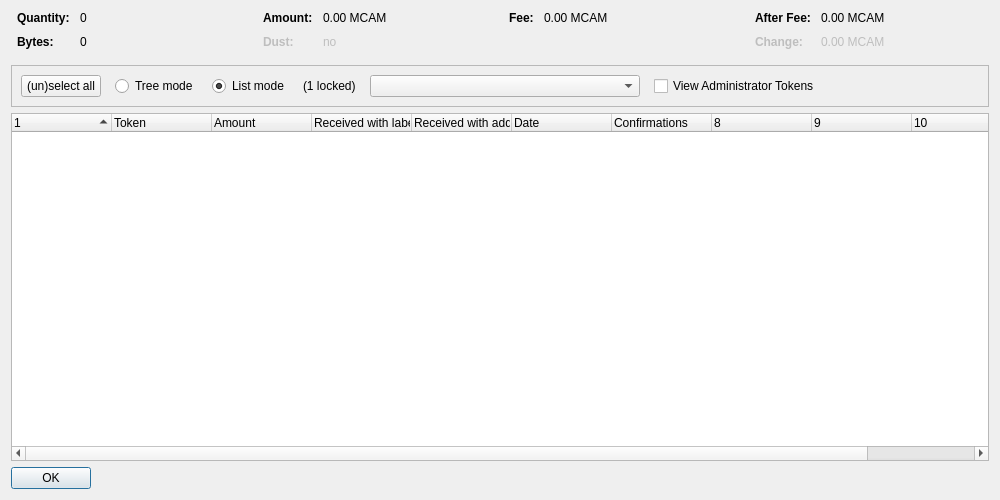
<?xml version="1.0" encoding="UTF-8"?>
<ui version="4.0">
 <class>TokenControlDialog</class>
 <widget class="QDialog" name="TokenControlDialog">
  <property name="geometry">
   <rect>
    <x>0</x>
    <y>0</y>
    <width>1000</width>
    <height>500</height>
   </rect>
  </property>
  <property name="windowTitle">
   <string>Token Selection</string>
  </property>
  <layout class="QVBoxLayout" name="verticalLayout">
   <item>
    <layout class="QHBoxLayout" name="horizontalLayoutTop" stretch="0,0,0,0">
     <property name="topMargin">
      <number>0</number>
     </property>
     <property name="bottomMargin">
      <number>10</number>
     </property>
     <item>
      <layout class="QFormLayout" name="formLayoutTokenControl1">
       <property name="horizontalSpacing">
        <number>10</number>
       </property>
       <property name="verticalSpacing">
        <number>10</number>
       </property>
       <property name="leftMargin">
        <number>6</number>
       </property>
       <property name="rightMargin">
        <number>6</number>
       </property>
       <item row="0" column="0">
        <widget class="QLabel" name="labelTokenControlQuantityText">
         <property name="font">
          <font>
           <weight>75</weight>
           <bold>true</bold>
          </font>
         </property>
         <property name="text">
          <string>Quantity:</string>
         </property>
        </widget>
       </item>
       <item row="0" column="1">
        <widget class="QLabel" name="labelTokenControlQuantity">
         <property name="cursor">
          <cursorShape>IBeamCursor</cursorShape>
         </property>
         <property name="contextMenuPolicy">
          <enum>Qt::ActionsContextMenu</enum>
         </property>
         <property name="text">
          <string notr="true">0</string>
         </property>
         <property name="textInteractionFlags">
          <set>Qt::LinksAccessibleByMouse|Qt::TextSelectableByKeyboard|Qt::TextSelectableByMouse</set>
         </property>
        </widget>
       </item>
       <item row="1" column="0">
        <widget class="QLabel" name="labelTokenControlBytesText">
         <property name="font">
          <font>
           <weight>75</weight>
           <bold>true</bold>
          </font>
         </property>
         <property name="text">
          <string>Bytes:</string>
         </property>
        </widget>
       </item>
       <item row="1" column="1">
        <widget class="QLabel" name="labelTokenControlBytes">
         <property name="cursor">
          <cursorShape>IBeamCursor</cursorShape>
         </property>
         <property name="contextMenuPolicy">
          <enum>Qt::ActionsContextMenu</enum>
         </property>
         <property name="text">
          <string notr="true">0</string>
         </property>
         <property name="textInteractionFlags">
          <set>Qt::LinksAccessibleByMouse|Qt::TextSelectableByKeyboard|Qt::TextSelectableByMouse</set>
         </property>
        </widget>
       </item>
      </layout>
     </item>
     <item>
      <layout class="QFormLayout" name="formLayoutTokenControl2">
       <property name="horizontalSpacing">
        <number>10</number>
       </property>
       <property name="verticalSpacing">
        <number>10</number>
       </property>
       <property name="leftMargin">
        <number>6</number>
       </property>
       <property name="rightMargin">
        <number>6</number>
       </property>
       <item row="0" column="0">
        <widget class="QLabel" name="labelTokenControlAmountText">
         <property name="font">
          <font>
           <weight>75</weight>
           <bold>true</bold>
          </font>
         </property>
         <property name="text">
          <string>Amount:</string>
         </property>
        </widget>
       </item>
       <item row="0" column="1">
        <widget class="QLabel" name="labelTokenControlAmount">
         <property name="cursor">
          <cursorShape>IBeamCursor</cursorShape>
         </property>
         <property name="contextMenuPolicy">
          <enum>Qt::ActionsContextMenu</enum>
         </property>
         <property name="text">
          <string notr="true">0.00 MCAM</string>
         </property>
         <property name="textInteractionFlags">
          <set>Qt::LinksAccessibleByMouse|Qt::TextSelectableByKeyboard|Qt::TextSelectableByMouse</set>
         </property>
        </widget>
       </item>
       <item row="1" column="0">
        <widget class="QLabel" name="labelTokenControlLowOutputText">
         <property name="enabled">
          <bool>false</bool>
         </property>
         <property name="font">
          <font>
           <weight>75</weight>
           <bold>true</bold>
          </font>
         </property>
         <property name="text">
          <string>Dust:</string>
         </property>
        </widget>
       </item>
       <item row="1" column="1">
        <widget class="QLabel" name="labelTokenControlLowOutput">
         <property name="enabled">
          <bool>false</bool>
         </property>
         <property name="cursor">
          <cursorShape>IBeamCursor</cursorShape>
         </property>
         <property name="contextMenuPolicy">
          <enum>Qt::ActionsContextMenu</enum>
         </property>
         <property name="text">
          <string notr="true">no</string>
         </property>
         <property name="textInteractionFlags">
          <set>Qt::LinksAccessibleByMouse|Qt::TextSelectableByKeyboard|Qt::TextSelectableByMouse</set>
         </property>
        </widget>
       </item>
      </layout>
     </item>
     <item>
      <layout class="QFormLayout" name="formLayoutTokenControl3">
       <property name="horizontalSpacing">
        <number>10</number>
       </property>
       <property name="verticalSpacing">
        <number>10</number>
       </property>
       <property name="leftMargin">
        <number>6</number>
       </property>
       <property name="rightMargin">
        <number>6</number>
       </property>
       <item row="0" column="0">
        <widget class="QLabel" name="labelTokenControlFeeText">
         <property name="font">
          <font>
           <weight>75</weight>
           <bold>true</bold>
          </font>
         </property>
         <property name="text">
          <string>Fee:</string>
         </property>
        </widget>
       </item>
       <item row="0" column="1">
        <widget class="QLabel" name="labelTokenControlFee">
         <property name="cursor">
          <cursorShape>IBeamCursor</cursorShape>
         </property>
         <property name="contextMenuPolicy">
          <enum>Qt::ActionsContextMenu</enum>
         </property>
         <property name="text">
          <string notr="true">0.00 MCAM</string>
         </property>
         <property name="textInteractionFlags">
          <set>Qt::LinksAccessibleByMouse|Qt::TextSelectableByKeyboard|Qt::TextSelectableByMouse</set>
         </property>
        </widget>
       </item>
      </layout>
     </item>
     <item>
      <layout class="QFormLayout" name="formLayoutTokenControl4">
       <property name="horizontalSpacing">
        <number>10</number>
       </property>
       <property name="verticalSpacing">
        <number>10</number>
       </property>
       <property name="leftMargin">
        <number>6</number>
       </property>
       <property name="rightMargin">
        <number>6</number>
       </property>
       <item row="0" column="0">
        <widget class="QLabel" name="labelTokenControlAfterFeeText">
         <property name="font">
          <font>
           <weight>75</weight>
           <bold>true</bold>
          </font>
         </property>
         <property name="text">
          <string>After Fee:</string>
         </property>
        </widget>
       </item>
       <item row="0" column="1">
        <widget class="QLabel" name="labelTokenControlAfterFee">
         <property name="cursor">
          <cursorShape>IBeamCursor</cursorShape>
         </property>
         <property name="contextMenuPolicy">
          <enum>Qt::ActionsContextMenu</enum>
         </property>
         <property name="text">
          <string notr="true">0.00 MCAM</string>
         </property>
         <property name="textInteractionFlags">
          <set>Qt::LinksAccessibleByMouse|Qt::TextSelectableByKeyboard|Qt::TextSelectableByMouse</set>
         </property>
        </widget>
       </item>
       <item row="1" column="0">
        <widget class="QLabel" name="labelTokenControlChangeText">
         <property name="enabled">
          <bool>false</bool>
         </property>
         <property name="font">
          <font>
           <weight>75</weight>
           <bold>true</bold>
          </font>
         </property>
         <property name="text">
          <string>Change:</string>
         </property>
        </widget>
       </item>
       <item row="1" column="1">
        <widget class="QLabel" name="labelTokenControlChange">
         <property name="enabled">
          <bool>false</bool>
         </property>
         <property name="cursor">
          <cursorShape>IBeamCursor</cursorShape>
         </property>
         <property name="contextMenuPolicy">
          <enum>Qt::ActionsContextMenu</enum>
         </property>
         <property name="text">
          <string notr="true">0.00 MCAM</string>
         </property>
         <property name="textInteractionFlags">
          <set>Qt::LinksAccessibleByMouse|Qt::TextSelectableByKeyboard|Qt::TextSelectableByMouse</set>
         </property>
        </widget>
       </item>
      </layout>
     </item>
    </layout>
   </item>
   <item>
    <widget class="QFrame" name="frame">
     <property name="minimumSize">
      <size>
       <width>0</width>
       <height>40</height>
      </size>
     </property>
     <property name="frameShape">
      <enum>QFrame::StyledPanel</enum>
     </property>
     <property name="frameShadow">
      <enum>QFrame::Sunken</enum>
     </property>
     <layout class="QHBoxLayout" name="horizontalLayout">
      <item>
       <layout class="QHBoxLayout" name="horizontalLayoutPanel" stretch="0,0,0,0,0,0,0">
        <property name="spacing">
         <number>14</number>
        </property>
        <item>
         <widget class="QPushButton" name="pushButtonSelectAll">
          <property name="sizePolicy">
           <sizepolicy hsizetype="Maximum" vsizetype="Fixed">
            <horstretch>0</horstretch>
            <verstretch>0</verstretch>
           </sizepolicy>
          </property>
          <property name="text">
           <string>(un)select all</string>
          </property>
          <property name="autoDefault">
           <bool>false</bool>
          </property>
         </widget>
        </item>
        <item>
         <widget class="QRadioButton" name="radioTreeMode">
          <property name="sizePolicy">
           <sizepolicy hsizetype="Maximum" vsizetype="Fixed">
            <horstretch>0</horstretch>
            <verstretch>0</verstretch>
           </sizepolicy>
          </property>
          <property name="text">
           <string>Tree mode</string>
          </property>
         </widget>
        </item>
        <item>
         <widget class="QRadioButton" name="radioListMode">
          <property name="sizePolicy">
           <sizepolicy hsizetype="Maximum" vsizetype="Fixed">
            <horstretch>0</horstretch>
            <verstretch>0</verstretch>
           </sizepolicy>
          </property>
          <property name="text">
           <string>List mode</string>
          </property>
          <property name="checked">
           <bool>true</bool>
          </property>
         </widget>
        </item>
        <item>
         <widget class="QLabel" name="labelLocked">
          <property name="text">
           <string notr="true">(1 locked)</string>
          </property>
         </widget>
        </item>
        <item>
         <widget class="QComboBox" name="tokenList">
          <property name="minimumContentsLength">
           <number>30</number>
          </property>
         </widget>
        </item>
        <item>
         <widget class="QCheckBox" name="viewAdministrator">
          <property name="toolTip">
           <string>View tokens that you have the ownership token for</string>
          </property>
          <property name="text">
           <string>View Administrator Tokens</string>
          </property>
         </widget>
        </item>
        <item>
         <spacer name="horizontalSpacer">
          <property name="orientation">
           <enum>Qt::Horizontal</enum>
          </property>
          <property name="sizeHint" stdset="0">
           <size>
            <width>40</width>
            <height>20</height>
           </size>
          </property>
         </spacer>
        </item>
       </layout>
      </item>
     </layout>
    </widget>
   </item>
   <item>
    <widget class="TokenControlTreeWidget" name="treeWidget">
     <property name="contextMenuPolicy">
      <enum>Qt::CustomContextMenu</enum>
     </property>
     <property name="sortingEnabled">
      <bool>false</bool>
     </property>
     <property name="columnCount">
      <number>11</number>
     </property>
     <attribute name="headerShowSortIndicator" stdset="0">
      <bool>true</bool>
     </attribute>
     <attribute name="headerStretchLastSection">
      <bool>false</bool>
     </attribute>
     <column>
      <property name="text">
       <string/>
      </property>
     </column>
     <column>
      <property name="text">
       <string>Token</string>
      </property>
     </column>
     <column>
      <property name="text">
       <string>Amount</string>
      </property>
     </column>
     <column>
      <property name="text">
       <string>Received with label</string>
      </property>
     </column>
     <column>
      <property name="text">
       <string>Received with address</string>
      </property>
     </column>
     <column>
      <property name="text">
       <string>Date</string>
      </property>
     </column>
     <column>
      <property name="text">
       <string>Confirmations</string>
      </property>
      <property name="toolTip">
       <string>Confirmed</string>
      </property>
     </column>
     <column>
      <property name="text">
       <string/>
      </property>
     </column>
     <column>
      <property name="text">
       <string/>
      </property>
     </column>
     <column>
      <property name="text">
       <string/>
      </property>
     </column>
     <column>
      <property name="text">
       <string/>
      </property>
     </column>
    </widget>
   </item>
   <item>
    <widget class="QDialogButtonBox" name="buttonBox">
     <property name="sizePolicy">
      <sizepolicy hsizetype="Maximum" vsizetype="Fixed">
       <horstretch>0</horstretch>
       <verstretch>0</verstretch>
      </sizepolicy>
     </property>
     <property name="orientation">
      <enum>Qt::Horizontal</enum>
     </property>
     <property name="standardButtons">
      <set>QDialogButtonBox::Ok</set>
     </property>
    </widget>
   </item>
  </layout>
 </widget>
 <customwidgets>
  <customwidget>
   <class>TokenControlTreeWidget</class>
   <extends>QTreeWidget</extends>
   <header location="global">tokencontroltreewidget.h</header>
  </customwidget>
 </customwidgets>
 <resources/>
 <connections/>
</ui>
